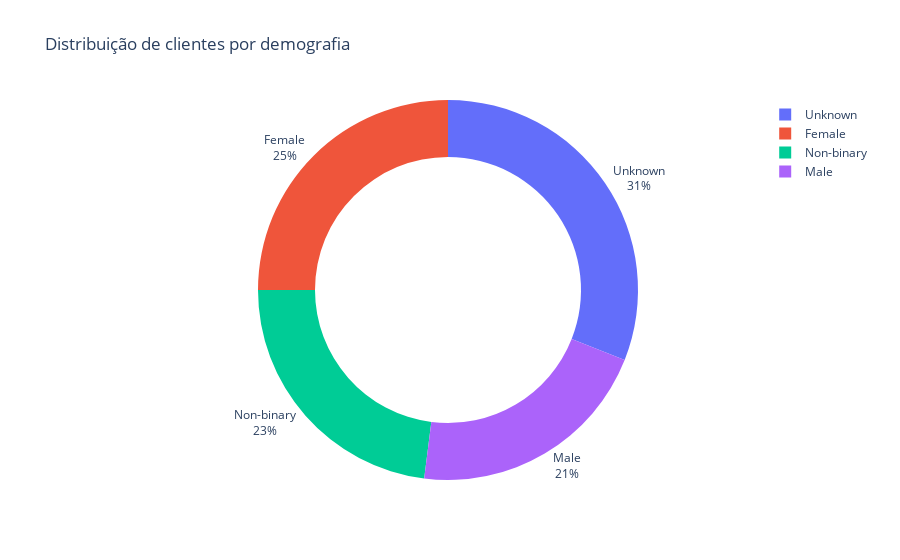

Notebook source saved alongside this figure:
### Code cell
# Criar o gráfico de pizza com o parâmetro hole para transformá-lo em um gráfico de rosca
figura4 = px.pie(df, 
                 names='Customer demographics', 
                 title='Distribuição de clientes por demografia', 
                 hole=0.7)  

# Exibir o gráfico
figura4.update_traces(textposition='outside', textinfo='percent+label')
figura4.show()

### Figure 1 — Plotly figure (JSON) as saved in the notebook; plotly's stock layout.template omitted (floating-point values rounded to 4 significant figures)
{"data": [{"domain": {"x": [0, 1], "y": [0, 1]}, "hole": 0.7, "hovertemplate": "Customer demographics=%{label}<extra></extra>", "labels": ["Non-binary", "Female", "Unknown", "Non-binary", "Non-binary", "Non-binary", "Male", "Female", "Female", "Unknown", "Non-binary", "Female", "Unknown", "Male", "Non-binary", "Non-binary", "Female", "Female", "Unknown", "Unknown", "Unknown", "Unknown", "Unknown", "Unknown", "Male", "Male", "Male", "Unknown", "Female", "Female", "Male", "Male", "Unknown", "Non-binary", "Unknown", "Female", "Female", "Female", "Non-binary", "Female", "Female", "Female", "Female", "Unknown", "Female", "Male", "Non-binary", "Male", "Non-binary", "Unknown", "Female", "Male", "Male", "Male", "Non-binary", "Male", "Non-binary", "Unknown", "Non-binary", "Non-binary", "Female", "Unknown", "Unknown", "Non-binary", "Female", "Male", "Female", "Unknown", "Non-binary", "Non-binary", "Female", "Female", "Non-binary", "Male", "Female", "Non-binary", "Male", "Unknown", "Unknown", "Non-binary", "Unknown", "Unknown", "Unknown", "Unknown", "Unknown", "Female", "Unknown", "Male", "Male", "Unknown", "Non-binary", "Male", "Male", "Unknown", "Unknown", "Unknown", "Non-binary", "Male", "Female", "Unknown"], "legendgroup": "", "name": "", "showlegend": true, "textinfo": "percent+label", "textposition": "outside", "type": "pie"}], "layout": {"autosize": true, "legend": {"tracegroupgap": 0}, "title": {"text": "Distribuição de clientes por demografia"}}}
